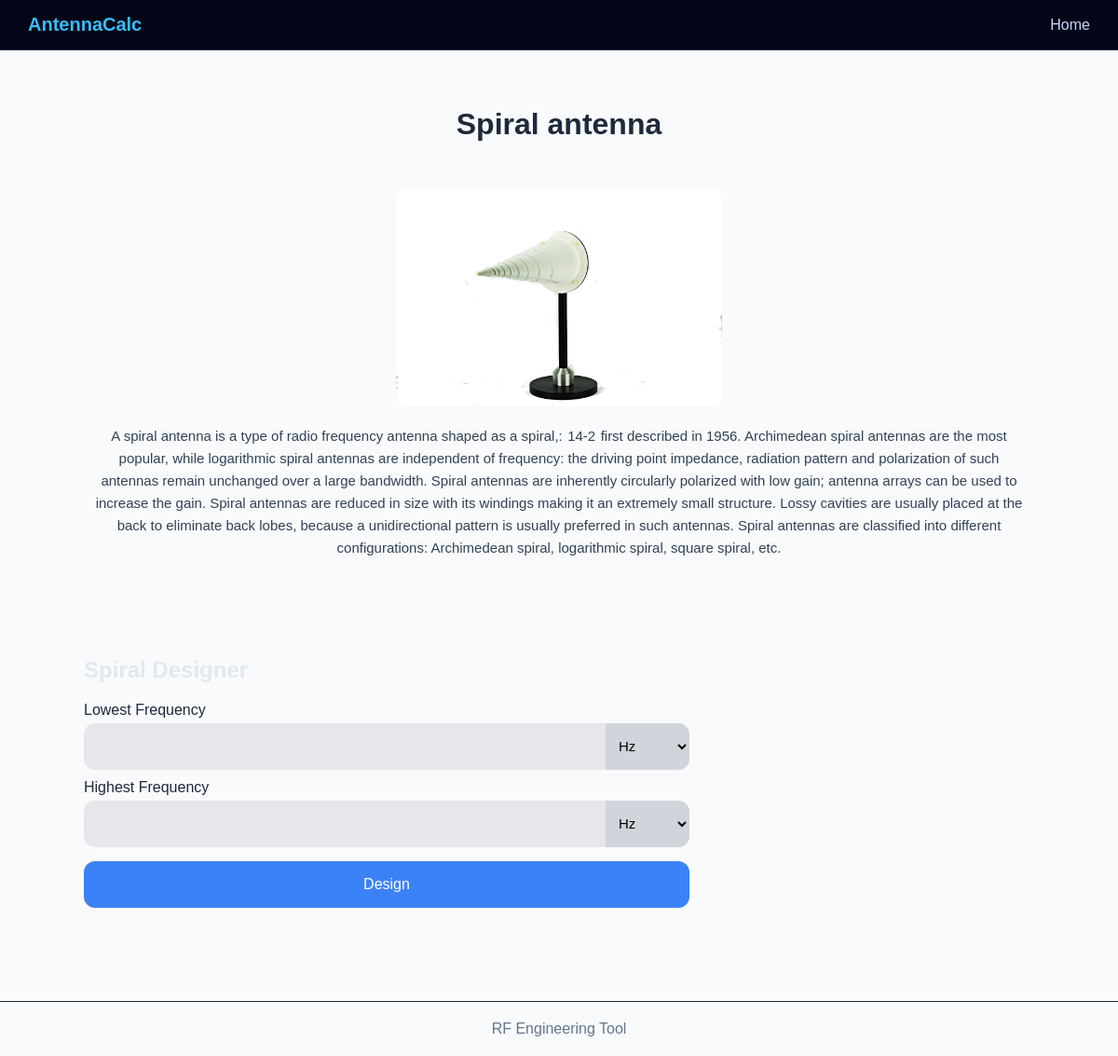
Page /antennacalc/3/ on the committed database.
### antennas/models.py (models this page shows, shortened)
class Antenna(models.Model):
    ANTENNA_TYPES = [
        ('yagi', "Yagi"),
        ('dipole', 'Dipole'),
        ('spiral', 'Spiral'),
    ]
    name = models.CharField(max_length=100)
    type = models.CharField(max_length=20, choices=ANTENNA_TYPES)
    detail = models.TextField()
    image = models.ImageField(upload_to='images/', null=True, blank=True)

### antennas/views.py (the view, shortened to what this page needs)
# urls.py: path('<int:id>/', views.antenna_detail, name='antenna_detail'),
def antenna_detail(request, id):
    antenna = get_object_or_404(Antenna, id=id)
    form = None
    if antenna.type == 'yagi':
        template = "antennas/yagi_detail.html"
        form = YagiCalculationForm(request.POST or None)
        result = None
        pattern_url = None
        shape_url = None
        if request.method == 'POST' and form.is_valid():
            elements = form.cleaned_data['elements']
            frequency = form.cleaned_data['frequency']
            unit = form.cleaned_data['unit']
            frequency_hz = convert_to_hz(frequency, unit)
            result = design_yagi(elements, frequency_hz)
            pattern_url = generate_yagi_pattern(elements, frequency_hz)
    elif antenna.type == "spiral":
        template = "antennas/spiral_detail.html"
        form = SpiralCalculationForm(request.POST or None)
        result = None
        pattern_url = None
        shape_url = None
    else:
        template = "antennas/detail.html"
    return render(
        request,
        template,
        {
            'antenna': antenna,
            'form': form,
            'result': result,
            'pattern_url': pattern_url,
            'shape_url': shape_url,
        }
    )

### calculations/forms.py
class SpiralCalculationForm(forms.Form):
    f_low = forms.FloatField(label="Lowest Frequency (Hz)")
    f_high = forms.FloatField(label="Highest Frequency (Hz)")
    f_low_unit = forms.ChoiceField(choices=FREQUENCY_UNITS)
    f_high_unit = forms.ChoiceField(choices=FREQUENCY_UNITS)

### antennas/templates/antennas/spiral_detail.html (shortened to what this page needs)
{% extends "antennas/base_detail.html" %}
{% block calculations %}
    <h2>Spiral Designer</h2>
    <form method="post">
        <label>Lowest Frequency</label>
        <div class="freq-input">
            {{ form.f_low }}
            {{ form.f_low_unit }}
        </div>
        <label>Highest Frequency</label>
        <div class="freq-input">
            {{ form.f_high }}
            {{ form.f_high_unit }}
        </div>
        <button type="submit">Design</button>
    </form>
{% endblock %}

### antennas/templates/antennas/base_detail.html (shortened to what this page needs)
{% extends "antennas/base.html" %}
{% block content %}
    <div class="container">
        <div class="header">
            <h1>{{ antenna.name }}</h1>
        </div>
        <div class="top-card">
            {% if antenna.image %}<img src="{{ antenna.image.url }}" alt="{{ antenna.name }}">{% endif %}
            <p>{{ antenna.detail }}</p>
        </div>
        <div class="bottom-grid">
            <div class="card">
                {% block calculations %}{% endblock %}
            </div>
            <div class="card pattern">
            </div>
        </div>
    </div>
{% endblock %}

### antennas/templates/antennas/base.html (style rules this page uses)
body { margin: 0; font-family: Arial, sans-serif; background: #f8fafc; color: #e2e8f0; }
h1 { color: #000000; }
.container { max-width: 1100px; margin: auto; padding: 30px; }

### antennas/templates/antennas/base_detail.html (style rules this page uses)
.container { max-width: 1100px; margin: auto; padding: 20px; }
.header { text-align: center; margin-bottom: 25px; }
.header h1 { font-size: 32px; font-weight: 600; color: #1e293b; }
.top-card { background: #f8fafc; padding: 25px; border-radius: 16px; margin-bottom: 25px; }
.top-card img { display: block; margin: 0 auto 20px; border-radius: 12px; max-width: 350px; }
.top-card p { font-size: 15px; color: #334155; line-height: 1.6; text-align: center; }
.bottom-grid { display: grid; grid-template-columns: 2fr 1fr; gap: 25px; }
.card { background: #f8fafc; padding: 20px; border-radius: 16px; }
form label { display: block; margin-top: 10px; margin-bottom: 5px; font-weight: 500; color: #1e293b; }
form input, form select { height: 50px; font-size: 15px; border: none; outline: none; box-sizing: border-box; }
form input { width: 100%; padding: 0 12px; border-radius: 12px; background: #e5e7eb; }
.freq-input { display: flex; width: 100%; height: 50px; border-radius: 12px; overflow: hidden; background: #e5e7eb; }
.freq-input input { flex: 1; padding: 0 12px; border: none; background: transparent; height: 100%; }
.freq-input select { width: 90px; padding: 0 10px; border: none; background: #d1d5db; cursor: pointer; height: 100%; }
form button { margin-top: 15px; width: 100%; height: 50px; border-radius: 12px; border: none; background: #3b82f6; color: white; font-size: 16px; cursor: pointer; }

### rows in the picture
Antenna: name "Spiral antenna", image (picture), detail "A spiral antenna is a type of radio frequency antenna shaped as a spiral,: 14‑2 first described in 1956. Archimedean spiral antennas are the most popular, while logarithmic spiral antennas are independent of frequency: the driving point impedance, radiation pattern and polarization of such antennas remain unchanged over a large bandwidth. Spiral antennas are inherently circularly polarized with low gain; antenna arrays can be used to increase the gain. Spiral antennas are reduced in size with its windings making it an extremely small structure. Lossy cavities are usually placed at the back to eliminate back lobes, because a unidirectional pattern is usually preferred in such antennas.…"
